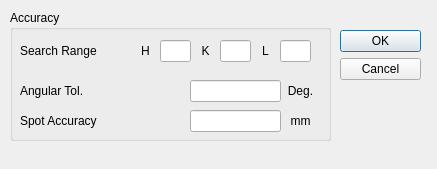
<ui version="4.0" >
 <class>IndexingDialog</class>
 <widget class="QDialog" name="IndexingDialog" >
  <property name="geometry" >
   <rect>
    <x>0</x>
    <y>0</y>
    <width>437</width>
    <height>169</height>
   </rect>
  </property>
  <property name="sizePolicy" >
   <sizepolicy>
    <hsizetype>0</hsizetype>
    <vsizetype>0</vsizetype>
    <horstretch>0</horstretch>
    <verstretch>0</verstretch>
   </sizepolicy>
  </property>
  <property name="windowTitle" >
   <string>Indexing Parameters</string>
  </property>
  <widget class="QGroupBox" name="groupBox" >
   <property name="geometry" >
    <rect>
     <x>10</x>
     <y>10</y>
     <width>321</width>
     <height>131</height>
    </rect>
   </property>
   <property name="title" >
    <string>Accuracy</string>
   </property>
   <widget class="QLabel" name="label_2" >
    <property name="geometry" >
     <rect>
      <x>240</x>
      <y>30</y>
      <width>31</width>
      <height>21</height>
     </rect>
    </property>
    <property name="text" >
     <string>L</string>
    </property>
    <property name="alignment" >
     <set>Qt::AlignCenter</set>
    </property>
   </widget>
   <widget class="QLabel" name="label" >
    <property name="geometry" >
     <rect>
      <x>270</x>
      <y>70</y>
      <width>41</width>
      <height>21</height>
     </rect>
    </property>
    <property name="text" >
     <string>Deg.</string>
    </property>
    <property name="alignment" >
     <set>Qt::AlignCenter</set>
    </property>
   </widget>
   <widget class="QLabel" name="label_4" >
    <property name="geometry" >
     <rect>
      <x>270</x>
      <y>100</y>
      <width>41</width>
      <height>21</height>
     </rect>
    </property>
    <property name="text" >
     <string>mm</string>
    </property>
    <property name="alignment" >
     <set>Qt::AlignCenter</set>
    </property>
   </widget>
   <widget class="QLabel" name="label_3" >
    <property name="geometry" >
     <rect>
      <x>120</x>
      <y>30</y>
      <width>31</width>
      <height>21</height>
     </rect>
    </property>
    <property name="text" >
     <string>H</string>
    </property>
    <property name="alignment" >
     <set>Qt::AlignCenter</set>
    </property>
   </widget>
   <widget class="QLabel" name="label_7" >
    <property name="geometry" >
     <rect>
      <x>10</x>
      <y>30</y>
      <width>111</width>
      <height>21</height>
     </rect>
    </property>
    <property name="text" >
     <string>Search Range</string>
    </property>
   </widget>
   <widget class="QLabel" name="label_8" >
    <property name="geometry" >
     <rect>
      <x>10</x>
      <y>70</y>
      <width>111</width>
      <height>21</height>
     </rect>
    </property>
    <property name="text" >
     <string>Angular Tol.</string>
    </property>
   </widget>
   <widget class="QLabel" name="label_9" >
    <property name="geometry" >
     <rect>
      <x>10</x>
      <y>100</y>
      <width>111</width>
      <height>21</height>
     </rect>
    </property>
    <property name="text" >
     <string>Spot Accuracy</string>
    </property>
   </widget>
   <widget class="QLabel" name="label_5" >
    <property name="geometry" >
     <rect>
      <x>180</x>
      <y>30</y>
      <width>31</width>
      <height>21</height>
     </rect>
    </property>
    <property name="text" >
     <string>K</string>
    </property>
    <property name="alignment" >
     <set>Qt::AlignCenter</set>
    </property>
   </widget>
   <widget class="QLineEdit" name="maxH" >
    <property name="geometry" >
     <rect>
      <x>150</x>
      <y>30</y>
      <width>31</width>
      <height>22</height>
     </rect>
    </property>
    <property name="text" >
     <string/>
    </property>
    <property name="alignment" >
     <set>Qt::AlignRight</set>
    </property>
   </widget>
   <widget class="QLineEdit" name="maxK" >
    <property name="geometry" >
     <rect>
      <x>210</x>
      <y>30</y>
      <width>31</width>
      <height>22</height>
     </rect>
    </property>
    <property name="text" >
     <string/>
    </property>
    <property name="alignment" >
     <set>Qt::AlignRight</set>
    </property>
   </widget>
   <widget class="QLineEdit" name="maxL" >
    <property name="geometry" >
     <rect>
      <x>270</x>
      <y>30</y>
      <width>31</width>
      <height>22</height>
     </rect>
    </property>
    <property name="text" >
     <string/>
    </property>
    <property name="alignment" >
     <set>Qt::AlignRight</set>
    </property>
   </widget>
   <widget class="QLineEdit" name="angTol" >
    <property name="geometry" >
     <rect>
      <x>180</x>
      <y>70</y>
      <width>91</width>
      <height>22</height>
     </rect>
    </property>
    <property name="text" >
     <string/>
    </property>
    <property name="alignment" >
     <set>Qt::AlignRight</set>
    </property>
   </widget>
   <widget class="QLineEdit" name="spotAccuracy" >
    <property name="geometry" >
     <rect>
      <x>180</x>
      <y>100</y>
      <width>91</width>
      <height>22</height>
     </rect>
    </property>
    <property name="text" >
     <string/>
    </property>
    <property name="alignment" >
     <set>Qt::AlignRight</set>
    </property>
   </widget>
  </widget>
  <widget class="QDialogButtonBox" name="buttonBox" >
   <property name="geometry" >
    <rect>
     <x>340</x>
     <y>30</y>
     <width>81</width>
     <height>111</height>
    </rect>
   </property>
   <property name="orientation" >
    <enum>Qt::Vertical</enum>
   </property>
   <property name="standardButtons" >
    <set>QDialogButtonBox::Cancel|QDialogButtonBox::NoButton|QDialogButtonBox::Ok</set>
   </property>
  </widget>
 </widget>
 <resources/>
 <connections>
  <connection>
   <sender>buttonBox</sender>
   <signal>accepted()</signal>
   <receiver>IndexingDialog</receiver>
   <slot>accept()</slot>
   <hints>
    <hint type="sourcelabel" >
     <x>248</x>
     <y>254</y>
    </hint>
    <hint type="destinationlabel" >
     <x>157</x>
     <y>274</y>
    </hint>
   </hints>
  </connection>
  <connection>
   <sender>buttonBox</sender>
   <signal>rejected()</signal>
   <receiver>IndexingDialog</receiver>
   <slot>reject()</slot>
   <hints>
    <hint type="sourcelabel" >
     <x>316</x>
     <y>260</y>
    </hint>
    <hint type="destinationlabel" >
     <x>286</x>
     <y>274</y>
    </hint>
   </hints>
  </connection>
 </connections>
</ui>
